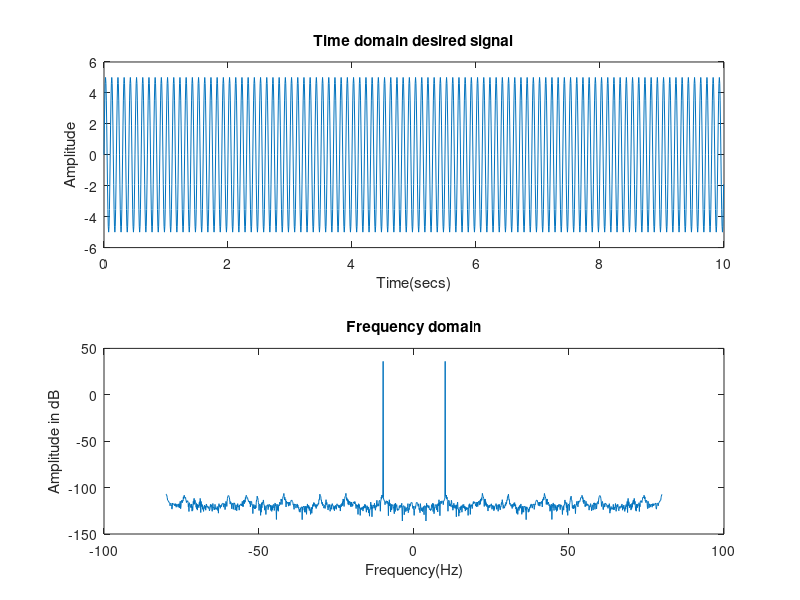
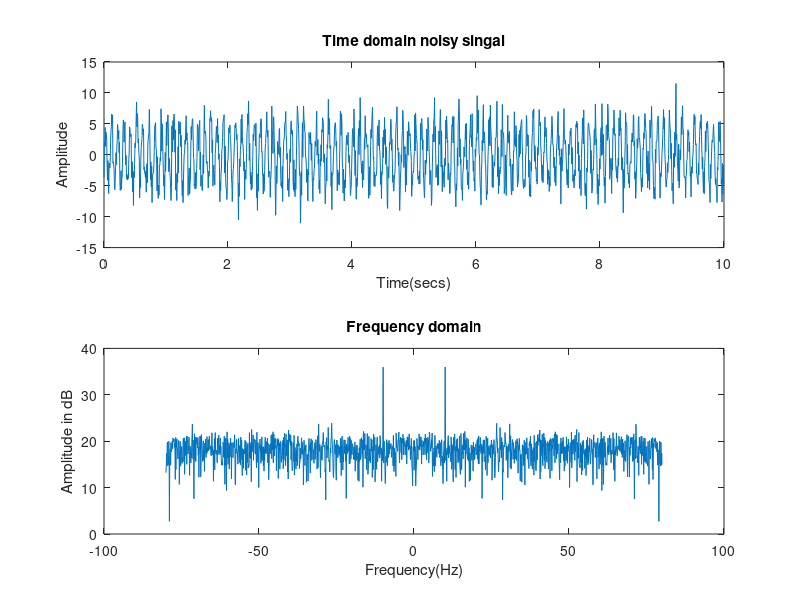

The MATLAB script that drew these images, in order: (Note: this script raises an error after producing the figures.)
clc
clear
close all

%% Desired Signal - s(n) and Noise signal - w(n)
fs = 160;
ts = 1/fs;
total_time = 10;
t = 0:ts:total_time-ts;

f = 10;
A = 5;
sn = A*sin(2*pi*f*t);

% len = length(sn);
% wn = -A + 2*A.*(rand(1,len));
% ufsn = sn+wn;
% 
% SNR =  0.5; 
SNR =  -6;
ufsn = awgn(sn, SNR); %Noisy signal

%% Plotting of input signals
figure(1)
subplot(211)
plot(t, sn);title('Time domain desired signal');xlabel('Time(secs)');ylabel('Amplitude');
subplot(212)
plot((fs/2)*linspace(-1,1,total_time*fs), 10*log10(abs(fftshift(fft(sn)))));
title('Frequency domain');xlabel('Frequency(Hz)');ylabel('Amplitude in dB');
% figure(2)
% subplot(211)
% plot(t, wn);title('Time domain Noise');xlabel('Time(secs)');ylabel('Amplitude');
% subplot(212)
% plot((fs/2)*linspace(-1,1,total_time*fs), 10*log10(abs(fftshift(fft(wn)))));
% title('Frequency domain');xlabel('Frequency(Hz)');ylabel('Amplitude in dB');
figure(2)
subplot(211)
plot(t, ufsn);title('Time domain noisy singal');xlabel('Time(secs)');ylabel('Amplitude');
subplot(212)
plot((fs/2)*linspace(-1,1,total_time*fs), 10*log10(abs(fftshift(fft(ufsn)))));
title('Frequency domain');xlabel('Frequency(Hz)');ylabel('Amplitude in dB');

%% LMS
tic
epoch = 100;            % Number of epoch iterations
order = 30;               % tap delays / order of filter
delta = 1e-6;

delayed = [0,0,ufsn(1:length(ufsn)-2)];

[W, costFLMS] = lms(ufsn,delayed,order,delta,epoch);
yn = filter(W,1,delayed);
toc
LMS_time = toc;
disp('LMS time')
disp(LMS_time)
%% Outputs - FIR Filter using LMS
figure(3)
plot(t, ufsn);title('Time domain signal - LMS');xlabel('Time(secs)');ylabel('Amplitude');
hold('on');
plot(t, yn);legend('Desired Signal', 'Filtered Signal');
grid on

xf=freqz(ufsn);   
% Wf=freqz(W);   
df=freqz(sn);  
fyf = freqz(yn);

frequencies=(0:length(xf)-1)/length(xf);
figure(4)
plot(frequencies,10*log10(abs(xf)));
hold on
%plot(frequencies,10*log10(abs(Wf)),'r')
plot(frequencies,10*log10(abs(df)),'k')
plot(frequencies,10*log10(abs(fyf)),'g')

legend('Noisy signal','Desired signal','Filtered signal');
xlabel('Normalized frequencies');
ylabel('Amplitude in dB');
title('Frequency response - LMS');
grid on

%% RLS
tic
% epoch = 100;
lambda = 0.999;
delayed = [0,0,ufsn(1:length(ufsn)-2)];
[ERLS, W] = rls(delayed,ufsn,order,lambda,delta);
yn=filter(W,1,delayed);
toc
RLS_time = toc;
disp('RLS time')
disp(RLS_time)

%% Outputs - FIR Filter using RLS
figure(5)
plot(t, ufsn);title('Time domain signal - RLS');xlabel('Time(secs)');ylabel('Amplitude');
hold('on');
plot(t, yn);legend('Desired Signal', 'Filtered Signal');
grid on

xf=freqz(ufsn);   
% Wf=freqz(W);   
df=freqz(sn);  
fyf = freqz(yn);

frequencies=(0:length(xf)-1)/length(xf);
figure(6)
plot(frequencies,10*log10(abs(xf)));
hold on
%plot(frequencies,10*log10(abs(Wf)),'r')
plot(frequencies,10*log10(abs(df)),'k')
plot(frequencies,10*log10(abs(fyf)),'g')

legend('Noisy signal','Desired signal','Filtered signal');
xlabel('Normalized frequencies');
ylabel('Amplitude in dB');
title('Frequency response - RLS');
grid on

%% NLMS
tic
epoch = 100;
delayed = [0,0,ufsn(1:length(ufsn)-2)];
[W, costFNLMS] = nlms(ufsn, delayed, order, delta, epoch);
yn=filter(W,1,delayed);
toc
NLMS_time = toc;
disp('NLMS time')
disp(NLMS_time)

%% Outputs - FIR Filter using NLMS
figure(7)
plot(t, ufsn);title('Time domain signal - NLMS');xlabel('Time(secs)');ylabel('Amplitude');
hold('on');
plot(t, yn);legend('Desired Signal', 'Filtered Signal');
grid on

xf=freqz(ufsn);   
% Wf=freqz(W);   
df=freqz(sn);  
fyf = freqz(yn);

frequencies=(0:length(xf)-1)/length(xf);
figure(8)
plot(frequencies,10*log10(abs(xf)));
hold on
%plot(frequencies,10*log10(abs(Wf)),'r')
plot(frequencies,10*log10(abs(df)),'k')
plot(frequencies,10*log10(abs(fyf)),'g')

legend('Noisy signal','Desired signal','Filtered signal');
xlabel('Normalized frequencies');
ylabel('Amplitude in dB');
title('Frequency response - NLMS');
grid on
%% Affine Projection Filter
tic
order = 40;
apf = dsp.AffineProjectionFilter(order);
[yn,error] = apf(delayed, ufsn);
EAPF = error(:);
toc
APA_time = toc;
disp('APA time')
disp(APA_time)
%% Outputs - FIR Filter using Affine Projection
figure(9)
plot(t, sn);title('Time domain signal - Affine Projection');xlabel('Time(secs)');ylabel('Amplitude');
hold('on');
plot(t, yn);legend('Desired Signal', 'Filtered Signal');
grid on

xf=freqz(ufsn);   % frequency spectrum of noisy signal
% Wf=freqz(W);   % frequency response of (ALE-filter)
df=freqz(sn);   % frequency spectrum of desired signal
fyf = freqz(yn);

frequencies=(0:length(xf)-1)/length(xf);   % Normalized frequecies

figure(10)
plot(frequencies,10*log10(abs(xf)));
hold on
%plot(frequencies,10*log10(abs(Wf)),'r')
plot(frequencies,10*log10(abs(df)),'k')
plot(frequencies,10*log10(abs(fyf)),'g')

legend('Noisy signal','Desired signal','Filtered signal');
xlabel('Normalized frequencies');
ylabel('Amplitude (dB)');
title('Frequency response - Affine Projection');
grid minor

%% Weiner Filter
tic
delayed = [0,0,ufsn(1:length(ufsn)-2)];
W = wienerFilt(delayed,ufsn,order);
yn=filter(W,1,delayed);
toc
WF_time = toc;
disp('WF time')
disp(WF_time)
%% Outputs - FIR Filter using Weiener Method
figure(11)
plot(t, sn);title('Time domain signal - Weiner Filter');xlabel('Time(secs)');ylabel('Amplitude');
hold('on');
plot(t, yn);legend('Desired Signal', 'Filtered Signal');
grid on

xf=freqz(ufsn);   % frequency spectrum of noisy signal
% Wf=freqz(W);   % frequency response of (ALE-filter)
df=freqz(sn);   % frequency spectrum of desired signal
fyf = freqz(yn);

frequencies=(0:length(xf)-1)/length(xf);   % Normalized frequecies

figure(12)
plot(frequencies,10*log10(abs(xf)));
hold on
%plot(frequencies,10*log10(abs(Wf)),'r')
plot(frequencies,10*log10(abs(df)),'k')
plot(frequencies,10*log10(abs(fyf)),'g')

legend('Noisy signal','Desired signal','Filtered signal');
xlabel('Normalized frequencies');
ylabel('Amplitude (dB)');
title('Frequency response - Weiner Filter');
grid minor

%% Error Plots
figure(13)
plot(costFLMS, 'Linewidth', 1);hold('on');
plot(costFNLMS, 'Linewidth', 1);
legend('Error in Amplitude - LMS','Error in Amplitude - NLMS')

%% Audio Input
audiowrite('lms_audio.wav', yn, 48000)